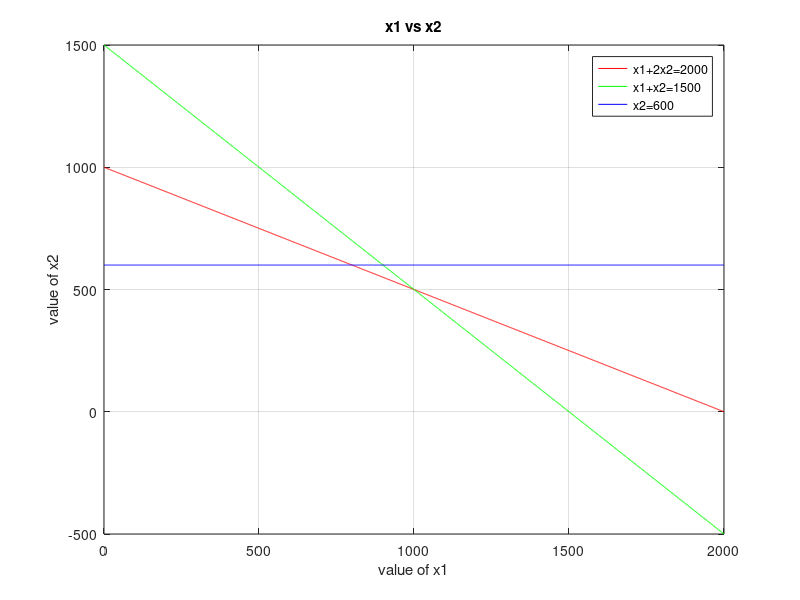

Write MATLAB code to recreate this figure. (Note: this script raises an error after producing the figure.)
%Step 1 Input Parameter
A=[1 2;1 1;0 1];
B=[2000;1500;600];
C=[3;5];

%Step 2 Plot graph
x1=0:max(B);
x21=(B(1)-A(1,1)*x1)/A(1,2);
x22=(B(2)-A(2,1)*x1)/A(2,2);
x23=(B(3)-A(3,1)*x1)/A(3,2);
plot(x1,x21,'r',x1,x22,'g',x1,x23,'b');
xlabel('value of x1');
ylabel('value of x2');
title('x1 vs x2');
legend('x1+2x2=2000','x1+x2=1500','x2=600');
grid on;
x21=max(0,x21);
x22=max(0,x22);
x23=max(0,x23);

%Step 3 Corner Points
cx1=find(x1==0);
c1=find(x21==0);
Line1=[x1(:,[c1 cx1]) ; x21(:,[c1 cx1])]';
c2=find(x22==0);
Line2=[x1(:,[c2 cx1]) ; x22(:,[c2 cx1])]';
c3=find(x23==0);
Line3=[x1(:,[c3 cx1]) ; x23(:,[c3 cx1])]';
cornerpts=unique([Line1;Line2;Line3],'rows');

%Step 4 Intersection Points
sol=[0;0];
for i=1:size(A,1)
    A1=A(i,:);
    B1=B(i,:);
    for j=i+1:size(A,1)
        A2=A(j,:);
        B2=B(j,:);
        A3=[A1;A2];
        B3=[B1;B2];
        X=A3\B3;
        sol=[sol X];
    end
end
solution=sol';

%Step 5 All points
Allpoints=[solution;cornerpts];
pts=unique(Allpoints,'rows');

%Step 6 Write constraints
X1=pts(:,1);
X2=pts(:,2);
constraint1=X1+2*X2-2000;
h1=find(constraint1>0);
pts(h1,:)=[];

X1=pts(:,1);
X2=pts(:,2);
constraint2=X1+X2-1500;
h2=find(constraint2>0);
pts(h2,:)=[];

X1=pts(:,1);
X2=pts(:,2);
constraint3=X2-600;
h3=find(constraint3>0);
pts(h3,:)=[];

%Step 7 Feasible region
Pts=unique(pts,'rows');

%Step 8 Objective fun
for i=1:size(Pts,1)
    fx(i,:)=sum(Pts(i,:)*C);
end
ans=[Pts fx];
[value,index]=max(fx);
optvalue=ans(index,:)
array2table(optvalue)








